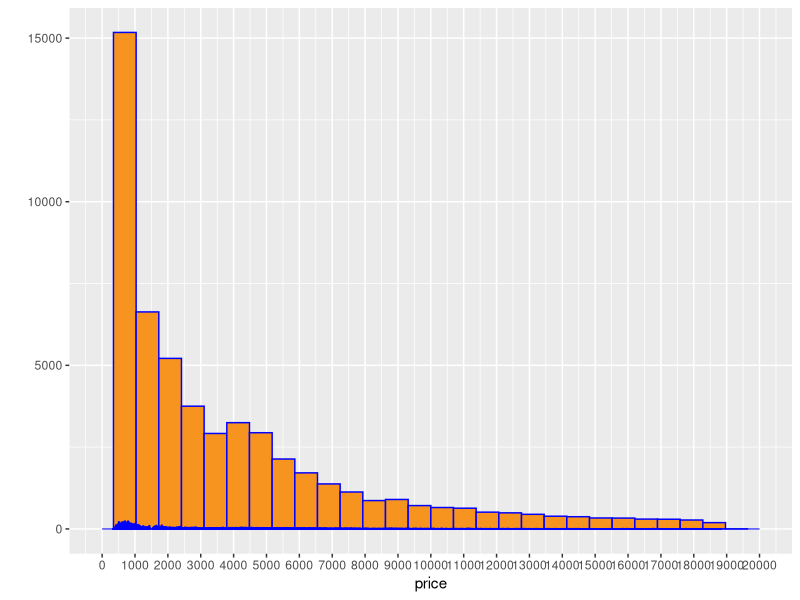
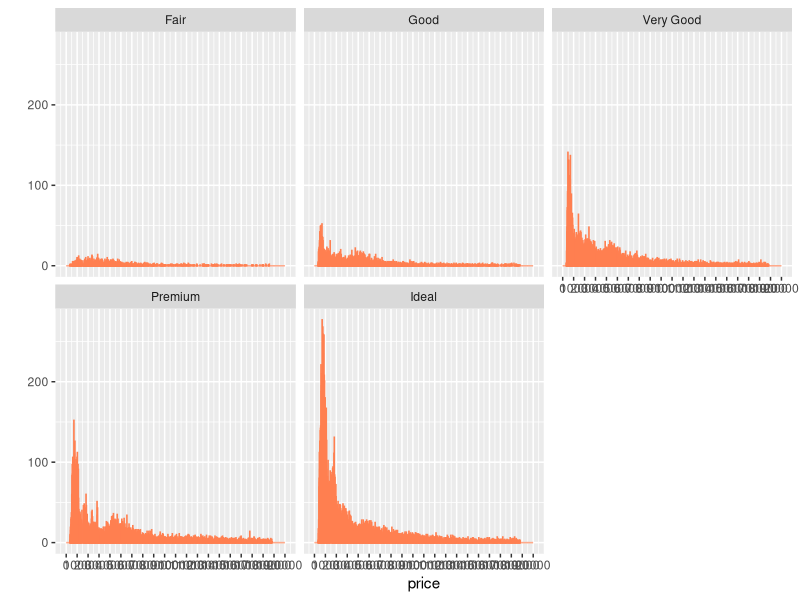
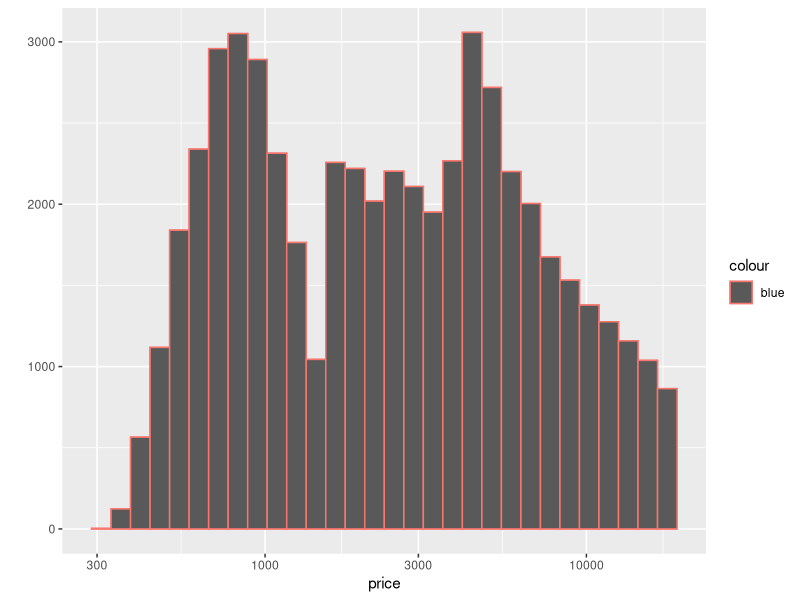
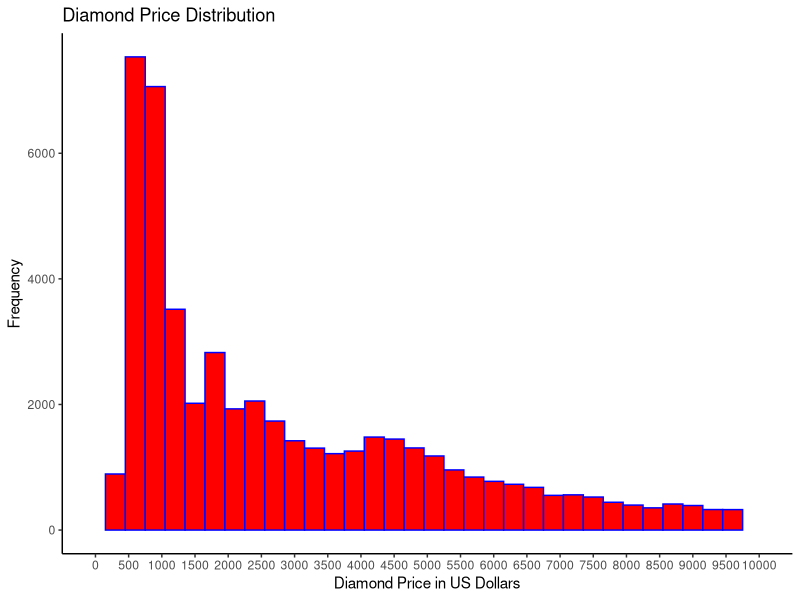
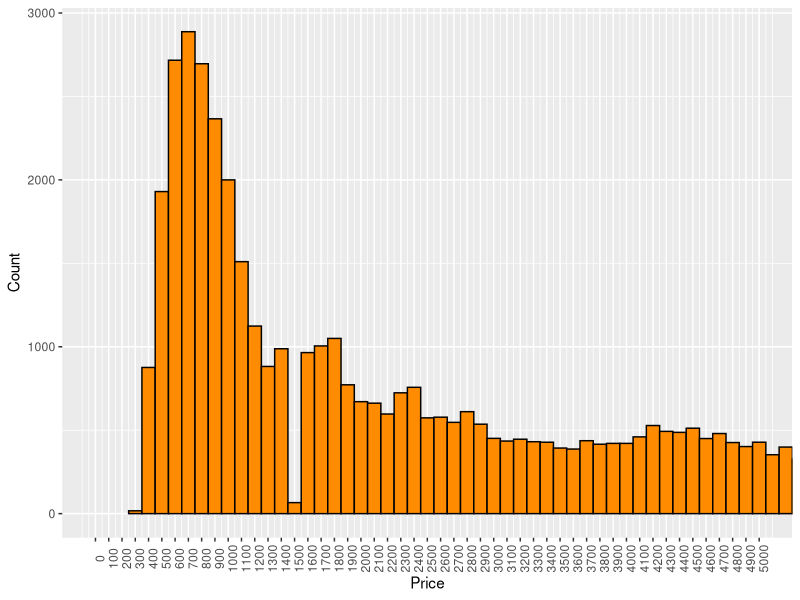
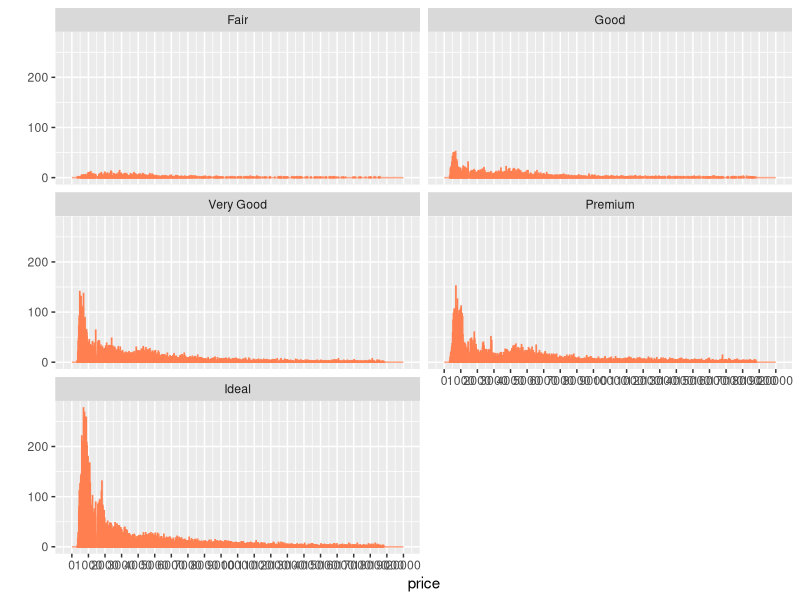
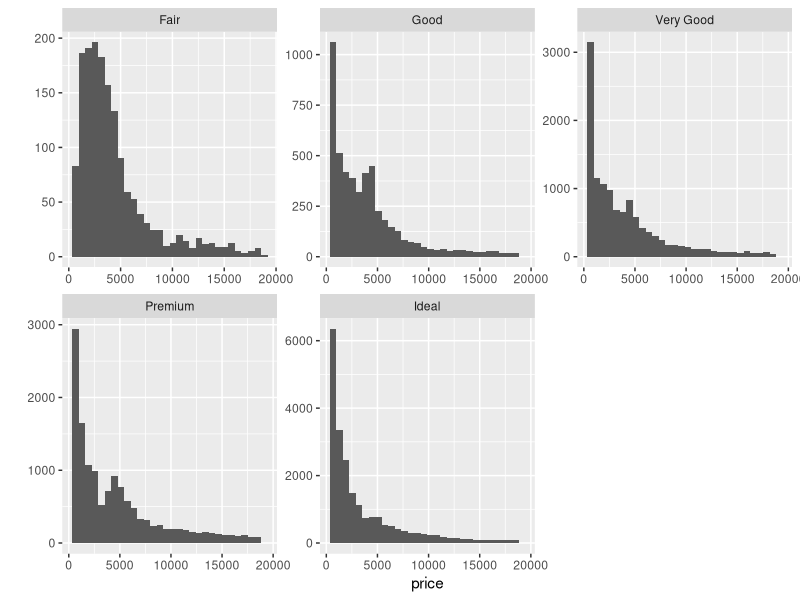
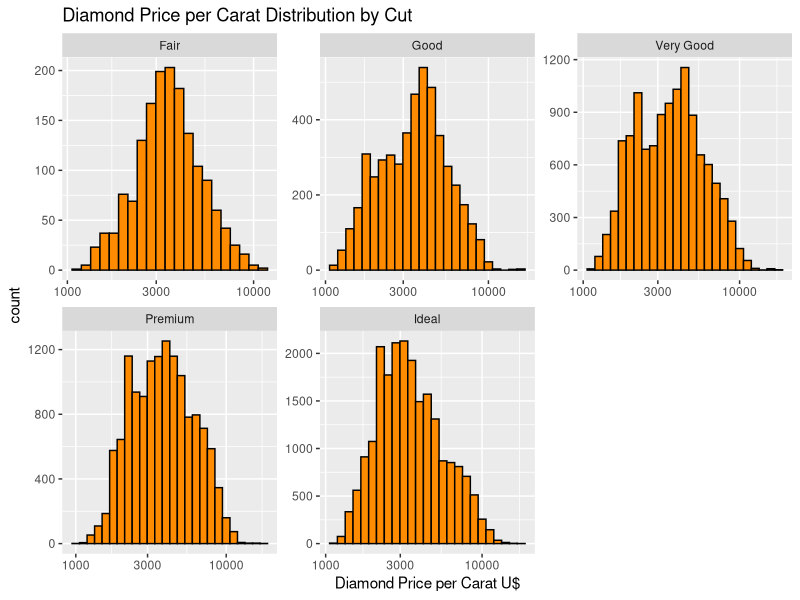

Write the R code that produced these figures, in order.
##### ************************************************************
####                Diamond Dataset
##### ************************************************************

##### -----------Install Libabry-----------------
install.packages("magrittr") # package installations are only needed the first time you use it
install.packages("dplyr")    # alternative installation of the %>%
library(magrittr) # needs to be run every time you start R and want to use %>%
library(dplyr)    # alternatively, this also loads %>%

library(ggplot2)


##### -----------Check current folder-----------------
#getwd()
#list.files()

##### -----------Load library-------------------------
library(ggplot2)


##### -----------Load Dataset-------------------------

data("diamonds")

names(diamonds)

diamonds$color

#?diamonds
is.ordered(diamonds$color)
sum(sapply(diamonds,is.ordered))

# Create a histogram of the price of
# all the diamonds in the diamond data set.

#ggplot(data = diamonds , aes(x=price)) + geom_histogram(binwidth = 30,color = I('blue'), fill = I('#F79420')) +
#  xlab('Price of the Diamonds') +
#  ylab('Number of Diamonds') + scale_x_continuous(limits = c(0,20000))

#qplot(x=price,data = diamonds, color = I('blue'), fill= I('#F79420')) +
 # geom_histogram(binwidth = 30) + 
  #scale_x_continuous(limits = c(0,20000) , breaks = seq(0, 1000, 500))

qplot(x=price,data = diamonds, color = I('blue'), fill= I('#F79420')) +
  geom_histogram(binwidth = 5, color = 'blue',fill= "black") +
  scale_x_continuous(limits = c(0,20000), breaks = seq(0, 20000,1000))

qplot( data = diamonds, x = price, binwidth = 15, color = I('coral') , fill = I('blue')) +
  scale_x_continuous(limits = c(0,20000), breaks = seq(0, 20000,1000)) + facet_wrap(~cut, ncol = 3)

# Log transformation using scale_xx()

qplot( data = diamonds, x = price, color = 'blue') + 
  scale_x_continuous(limits = c(0,20000), breaks = seq(0, 20000,1000)) + 
  scale_x_log10() + stat_bin(bins = 30)

ggplot(data=diamonds) + geom_histogram(binwidth = 300, aes(x=price), color = 'blue', fill = 'red') + 
  scale_x_continuous(limits = c(0,10000), breaks = seq(0,10000,500))+ 
  ggtitle("Diamond Price Distribution") + 
  xlab ("Diamond Price in US Dollars") + 
  ylab("Frequency") + theme_classic() 
ggsave('DiamondsPriceDistribution.jpeg')


#####================Summary of the Dataset========================

summary(diamonds)
mean(diamonds$price)
median(diamonds$price)

#=====================Diamonds Count per Cost======================

diamonds %>%
  filter(price < 500) %>%
  summarise(n = n())

diamonds %>%
  filter(price < 250) %>%
  summarise(n = n())

diamonds %>%
  filter(price >= 15000) %>%
  summarise(n = n())
#===========================ggsave()==========================================================================

ggplot(diamonds, aes(x = price)) + 
  geom_histogram(color = "black", fill = "DarkOrange", binwidth = 100) + 
  scale_x_continuous(breaks = seq(0, 5000, 100)) + 
  theme(axis.text.x = element_text(angle = 90)) + 
  coord_cartesian(c(0,5000)) +
  xlab("Price") + ylab("Count") 
ggsave('priceHistogram2.png') ### donot add + sign. ggsave is not part of plot anymore.

#============histogram of diamond prices by cut====================================================================

qplot( data = diamonds, x = price, binwidth = 15, color = I('coral') , fill = I('blue')) +
  scale_x_continuous(limits = c(0,20000), breaks = seq(0, 20000,1000)) + facet_wrap(~cut, nrow = 3)

qplot(x = price, data = diamonds) + facet_wrap(~cut, scales = "free")



diamonds %>%
  group_by(cut) %>%
  summarise(max_price = max(price),
            min_price = min(price),
            median_price = median(price))

by(diamonds$price,diamonds$cut, summary) #best practice

#============Price per Carat by Cut==============================================================================

ggplot(data = diamonds, aes(x = diamonds$price/diamonds$carat)) + 
  geom_histogram(color = "black", fill = "DarkOrange", binwidth = 0.05) +
  scale_x_log10() + facet_wrap(~cut , scales = "free") + 
  ggtitle("Diamond Price per Carat Distribution by Cut") +
  xlab("Diamond Price per Carat U$") 

#============BOXPLOTS BY CLARITY, BOXPLOT BY COLOR, or BOXPLOTS BY CUT==========================================

ggplot(data = diamonds, aes(x = diamonds$clarity, y = diamonds$price, color = cut)) +
  geom_boxplot() + facet_grid(~color)
  ggsave('priceclaritycut.pdf')


#=====================Interquartile Range - IQR==================================================================
  
  
  #What is the price range for the middle 50% of diamonds with color D (best color)?
  #What is the price range for the middle 50% of diamonds with color J (worst color)?
  #What is the IQR for diamonds with the best color (color D)?
  #What is the IQR for diamonds with the worst color (color J)?
  
IQR(subset(diamonds, price <1000)$price)
  
d = subset(diamonds, diamonds$color == 'D')
j = subset(diamonds, diamonds$color == 'J')

summary(d)
summary(j)



levels(diamonds$color)
class(diamonds$color)
IQR(diamonds$price[diamonds$color == 'D'])
IQR(diamonds$price[diamonds$color == 'J'])

# Investigate the price per carat of diamonds across
# the different colors of diamonds using boxplots.

#=====================Price per Carat Box Plots by Color==================================================================
#diamonds$carat
#diamonds$price
#levels(diamonds$carat)
#ggplot(diamonds) + 
#  geom_boxplot(mapping = aes(x= diamonds$price, y = diamonds$carat, fill = color,na.rm = TRUE ,  )) + facet_grid(~color)

ggplot(diamonds) + geom_boxplot(mapping = aes(x= color, y = price/carat, fill = color), na.rm = TRUE) +
  ggtitle("Price per Carat Box Plots by Color") + xlab("Color") + ylab(" Price per Carat") + coord_cartesian(ylim = c(0,7500)) + 
  scale_y_continuous(breaks = seq(0,7500,500))


#ggplot(data = diamonds) + geom_boxplot(mapping = aes(x = clarity, y = price, color = clarity, fill = clarity, alpha = 0.01)) + coord_flip() + ggtitle("BOXPLOT BY CLARITY")

#=====================Carat Frequency Polygon==================================================================

qplot(data = diamonds, x = carat, ylab = 'Frequency', binwidth = 0.1, geom = 'freqpoly') +
  scale_x_continuous(breaks=seq(0,5,0.1)) + scale_y_continuous(breaks=seq(0,12000,2000))









